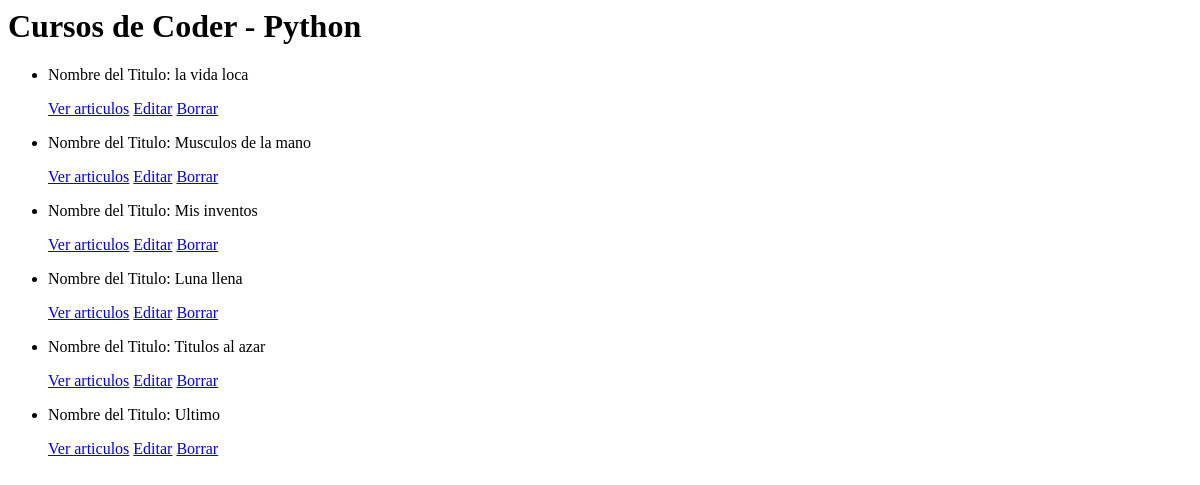
Page /blogcoder/articulos/list on the earlier database version.
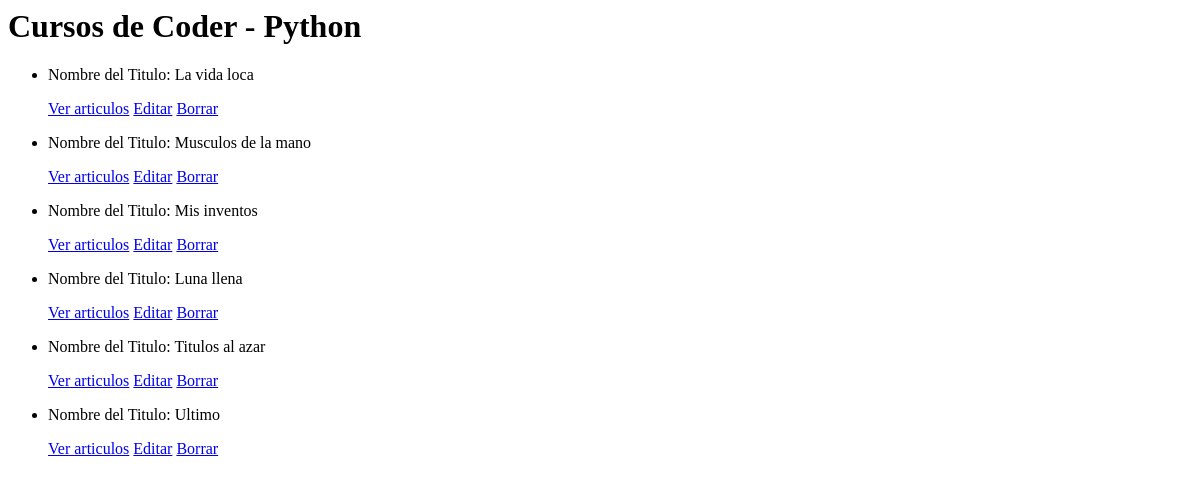
Same page on the later database version.
### blogcoder/models.py (models this page shows, shortened)
class Articulos(models.Model):
    class Meta:
        verbose_name_plural = "Articulos"
    titulo = models.CharField(max_length=30)
    texto = models.CharField(max_length=1000)
    fecha = models.DateField(null = True)

### blogcoder/views.py (the view)
# urls.py: path("articulos/list", ArticulosList.as_view(), name="ArticulosList"),
class ArticulosList(ListView, LoginRequiredMixin):
    model = Articulos
    template_name = "blogcoder/articulos-lista.html"

### blogcoder/templates/blogcoder/articulos-lista.html
<h1>Cursos de Coder - Python </h1>
<ul>
    {% for articulos in object_list %}
    <li>
        <p>Nombre del Titulo: {{ articulos.titulo }}</p>
        <p>
            <a href="{% url 'ArticulosDetail' articulos.id %}">Ver articulos</a>
            <a href="{% url 'ArticulosUpdate' articulos.id %}">Editar</a>
            <a href="{% url 'ArticulosDelete' articulos.id %}">Borrar</a>
        </p>
    </li>
    {% endfor %}
</ul>

Differences in the rows shown:
changed Articulos: titulo "la vida loca" → "La vida loca"
